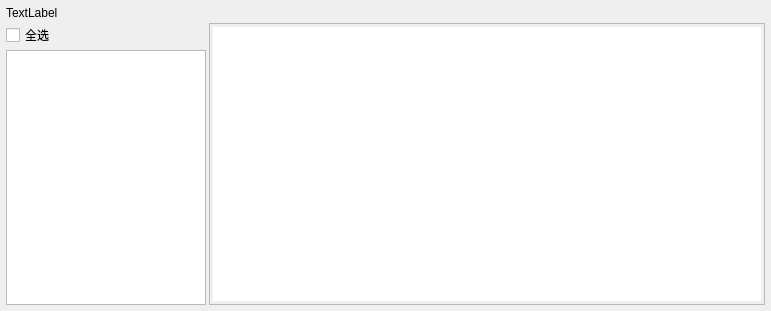
<?xml version="1.0" encoding="UTF-8"?>
<ui version="4.0">
 <class>OBNLogVisualizationDsp</class>
 <widget class="QWidget" name="OBNLogVisualizationDsp">
  <property name="geometry">
   <rect>
    <x>0</x>
    <y>0</y>
    <width>771</width>
    <height>311</height>
   </rect>
  </property>
  <property name="minimumSize">
   <size>
    <width>0</width>
    <height>311</height>
   </size>
  </property>
  <property name="maximumSize">
   <size>
    <width>16777215</width>
    <height>311</height>
   </size>
  </property>
  <property name="windowTitle">
   <string>Form</string>
  </property>
  <property name="styleSheet">
   <string notr="true"/>
  </property>
  <layout class="QGridLayout" name="gridLayout_3">
   <property name="leftMargin">
    <number>6</number>
   </property>
   <property name="topMargin">
    <number>6</number>
   </property>
   <property name="rightMargin">
    <number>6</number>
   </property>
   <property name="bottomMargin">
    <number>6</number>
   </property>
   <property name="spacing">
    <number>3</number>
   </property>
   <item row="0" column="0">
    <widget class="QLabel" name="label">
     <property name="text">
      <string>TextLabel</string>
     </property>
    </widget>
   </item>
   <item row="1" column="0">
    <layout class="QGridLayout" name="gridLayout">
     <item row="0" column="0">
      <widget class="QCheckBox" name="checkBox">
       <property name="text">
        <string>全选</string>
       </property>
      </widget>
     </item>
     <item row="1" column="0">
      <widget class="QTableWidget" name="tableWidget">
       <property name="sizePolicy">
        <sizepolicy hsizetype="Fixed" vsizetype="Expanding">
         <horstretch>0</horstretch>
         <verstretch>0</verstretch>
        </sizepolicy>
       </property>
       <property name="maximumSize">
        <size>
         <width>200</width>
         <height>16777215</height>
        </size>
       </property>
      </widget>
     </item>
    </layout>
   </item>
   <item row="1" column="1">
    <widget class="QFrame" name="frame">
     <property name="frameShape">
      <enum>QFrame::StyledPanel</enum>
     </property>
     <property name="frameShadow">
      <enum>QFrame::Raised</enum>
     </property>
     <layout class="QGridLayout" name="gridLayout_2">
      <property name="leftMargin">
       <number>3</number>
      </property>
      <property name="topMargin">
       <number>3</number>
      </property>
      <property name="rightMargin">
       <number>3</number>
      </property>
      <property name="bottomMargin">
       <number>3</number>
      </property>
      <item row="0" column="0">
       <widget class="OBNLogVisualizationDraw" name="widget" native="true">
        <property name="sizePolicy">
         <sizepolicy hsizetype="Expanding" vsizetype="Preferred">
          <horstretch>0</horstretch>
          <verstretch>0</verstretch>
         </sizepolicy>
        </property>
        <property name="styleSheet">
         <string notr="true">background-color:#FFFFFF;</string>
        </property>
       </widget>
      </item>
     </layout>
    </widget>
   </item>
  </layout>
 </widget>
 <customwidgets>
  <customwidget>
   <class>OBNLogVisualizationDraw</class>
   <extends>QWidget</extends>
   <header>obnlogvisualizationdraw.h</header>
   <container>1</container>
  </customwidget>
 </customwidgets>
 <resources/>
 <connections/>
</ui>
